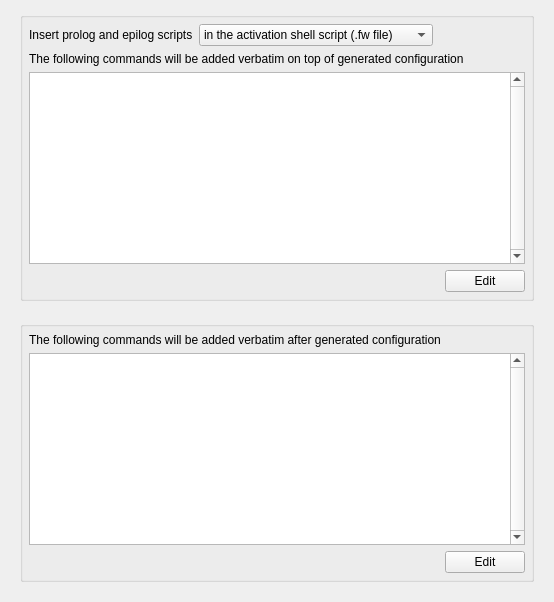
     <widget class="QWidget" name="tab6">
      <attribute name="title">
       <string>Prolog/Epilog</string>
      </attribute>
      <layout class="QGridLayout">
       <property name="leftMargin">
        <number>20</number>
       </property>
       <property name="topMargin">
        <number>12</number>
       </property>
       <property name="rightMargin">
        <number>20</number>
       </property>
       <property name="bottomMargin">
        <number>20</number>
       </property>
       <property name="spacing">
        <number>20</number>
       </property>
       <item row="1" column="0">
        <widget class="QGroupBox" name="frame147">
         <property name="title">
          <string/>
         </property>
         <layout class="QGridLayout">
          <property name="margin">
           <number>6</number>
          </property>
          <item row="2" column="1">
           <widget class="QPushButton" name="edit_epilog_button">
            <property name="text">
             <string>Edit</string>
            </property>
           </widget>
          </item>
          <item row="2" column="0">
           <spacer>
            <property name="orientation">
             <enum>Qt::Horizontal</enum>
            </property>
            <property name="sizeType">
             <enum>QSizePolicy::Expanding</enum>
            </property>
            <property name="sizeHint" stdset="0">
             <size>
              <width>40</width>
              <height>20</height>
             </size>
            </property>
           </spacer>
          </item>
          <item row="1" column="0" colspan="2">
           <widget class="QTextEdit" name="epilog_script">
            <property name="verticalScrollBarPolicy">
             <enum>Qt::ScrollBarAlwaysOn</enum>
            </property>
            <property name="horizontalScrollBarPolicy">
             <enum>Qt::ScrollBarAlwaysOff</enum>
            </property>
           </widget>
          </item>
          <item row="0" column="0" colspan="2">
           <widget class="QLabel" name="textLabel2_2_2">
            <property name="text">
             <string>The following commands will be added verbatim after generated configuration</string>
            </property>
            <property name="alignment">
             <set>Qt::AlignVCenter</set>
            </property>
            <property name="wordWrap">
             <bool>true</bool>
            </property>
           </widget>
          </item>
         </layout>
        </widget>
       </item>
       <item row="0" column="0">
        <widget class="QGroupBox" name="frame146">
         <property name="title">
          <string/>
         </property>
         <layout class="QGridLayout">
          <property name="margin">
           <number>6</number>
          </property>
          <item row="3" column="3">
           <widget class="QPushButton" name="edit_prolog_button">
            <property name="text">
             <string>Edit</string>
            </property>
           </widget>
          </item>
          <item row="2" column="0" colspan="4">
           <widget class="QTextEdit" name="prolog_script">
            <property name="verticalScrollBarPolicy">
             <enum>Qt::ScrollBarAlwaysOn</enum>
            </property>
            <property name="horizontalScrollBarPolicy">
             <enum>Qt::ScrollBarAlwaysOff</enum>
            </property>
           </widget>
          </item>
          <item row="1" column="0" colspan="4">
           <widget class="QLabel" name="textLabel2_2">
            <property name="text">
             <string>The following commands will be added verbatim on top of generated configuration</string>
            </property>
            <property name="alignment">
             <set>Qt::AlignVCenter</set>
            </property>
            <property name="wordWrap">
             <bool>true</bool>
            </property>
           </widget>
          </item>
          <item row="0" column="0">
           <widget class="QLabel" name="textLabel1_6">
            <property name="text">
             <string>Insert prolog and epilog scripts</string>
            </property>
            <property name="wordWrap">
             <bool>false</bool>
            </property>
           </widget>
          </item>
          <item row="0" column="1">
           <widget class="QComboBox" name="prologPlace">
            <property name="sizePolicy">
             <sizepolicy hsizetype="Expanding" vsizetype="Fixed">
              <horstretch>0</horstretch>
              <verstretch>0</verstretch>
             </sizepolicy>
            </property>
            <item>
             <property name="text">
              <string>in the activation shell script (.fw file)</string>
             </property>
            </item>
            <item>
             <property name="text">
              <string>in the pf rule file (.conf file)</string>
             </property>
            </item>
           </widget>
          </item>
          <item row="0" column="2" colspan="2">
           <spacer>
            <property name="orientation">
             <enum>Qt::Horizontal</enum>
            </property>
            <property name="sizeType">
             <enum>QSizePolicy::Expanding</enum>
            </property>
            <property name="sizeHint" stdset="0">
             <size>
              <width>40</width>
              <height>20</height>
             </size>
            </property>
           </spacer>
          </item>
          <item row="3" column="0" colspan="3">
           <spacer>
            <property name="orientation">
             <enum>Qt::Horizontal</enum>
            </property>
            <property name="sizeType">
             <enum>QSizePolicy::Expanding</enum>
            </property>
            <property name="sizeHint" stdset="0">
             <size>
              <width>410</width>
              <height>20</height>
             </size>
            </property>
           </spacer>
          </item>
         </layout>
        </widget>
       </item>
      </layout>
     </widget>
